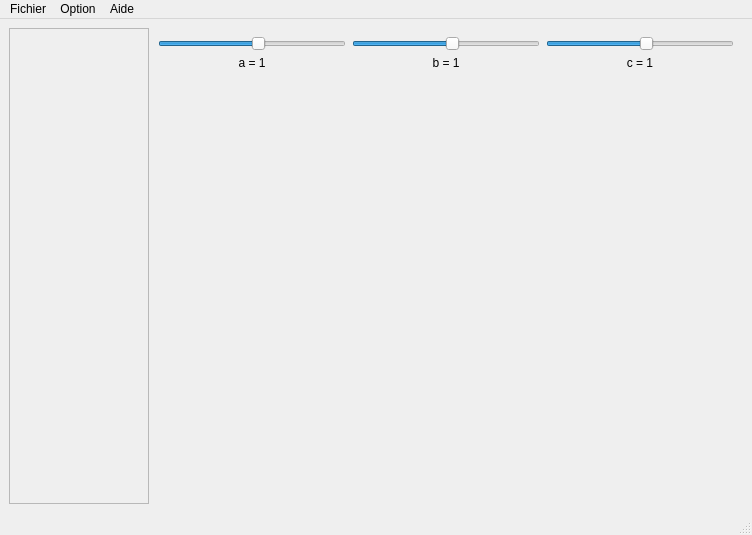
<?xml version="1.0" encoding="UTF-8"?>
<ui version="4.0">
 <class>MainWindow</class>
 <widget class="QMainWindow" name="MainWindow">
  <property name="geometry">
   <rect>
    <x>0</x>
    <y>0</y>
    <width>752</width>
    <height>535</height>
   </rect>
  </property>
  <property name="windowTitle">
   <string>MainWindow</string>
  </property>
  <widget class="QWidget" name="centralwidget">
   <property name="sizePolicy">
    <sizepolicy hsizetype="Expanding" vsizetype="Expanding">
     <horstretch>0</horstretch>
     <verstretch>0</verstretch>
    </sizepolicy>
   </property>
   <layout class="QGridLayout" name="gridLayout_3">
    <item row="0" column="0">
     <layout class="QGridLayout" name="gridLayout">
      <property name="sizeConstraint">
       <enum>QLayout::SetNoConstraint</enum>
      </property>
      <property name="spacing">
       <number>0</number>
      </property>
      <item row="2" column="1">
       <widget class="QWidget" name="var_tab_area" native="true">
        <property name="sizePolicy">
         <sizepolicy hsizetype="Expanding" vsizetype="Expanding">
          <horstretch>0</horstretch>
          <verstretch>0</verstretch>
         </sizepolicy>
        </property>
        <property name="minimumSize">
         <size>
          <width>0</width>
          <height>100</height>
         </size>
        </property>
        <property name="maximumSize">
         <size>
          <width>16777215</width>
          <height>120</height>
         </size>
        </property>
        <layout class="QHBoxLayout" name="horizontalLayout">
         <item>
          <widget class="QFrame" name="tab_var_frame">
           <property name="sizePolicy">
            <sizepolicy hsizetype="Expanding" vsizetype="Expanding">
             <horstretch>0</horstretch>
             <verstretch>0</verstretch>
            </sizepolicy>
           </property>
           <property name="maximumSize">
            <size>
             <width>16777215</width>
             <height>200</height>
            </size>
           </property>
           <property name="frameShape">
            <enum>QFrame::NoFrame</enum>
           </property>
           <property name="frameShadow">
            <enum>QFrame::Raised</enum>
           </property>
          </widget>
         </item>
         <item>
          <widget class="QFrame" name="tab_sign_frame">
           <property name="sizePolicy">
            <sizepolicy hsizetype="Expanding" vsizetype="Expanding">
             <horstretch>0</horstretch>
             <verstretch>0</verstretch>
            </sizepolicy>
           </property>
           <property name="frameShape">
            <enum>QFrame::NoFrame</enum>
           </property>
           <property name="frameShadow">
            <enum>QFrame::Raised</enum>
           </property>
          </widget>
         </item>
        </layout>
       </widget>
      </item>
      <item row="1" column="1">
       <widget class="QWidget" name="plot_area" native="true">
        <property name="enabled">
         <bool>true</bool>
        </property>
        <property name="sizePolicy">
         <sizepolicy hsizetype="Expanding" vsizetype="Expanding">
          <horstretch>0</horstretch>
          <verstretch>0</verstretch>
         </sizepolicy>
        </property>
        <property name="minimumSize">
         <size>
          <width>300</width>
          <height>300</height>
         </size>
        </property>
       </widget>
      </item>
      <item row="0" column="1">
       <widget class="QWidget" name="parameter_area" native="true">
        <property name="sizePolicy">
         <sizepolicy hsizetype="Preferred" vsizetype="Minimum">
          <horstretch>0</horstretch>
          <verstretch>0</verstretch>
         </sizepolicy>
        </property>
        <property name="maximumSize">
         <size>
          <width>16777215</width>
          <height>50</height>
         </size>
        </property>
        <layout class="QGridLayout" name="gridLayout_2">
         <item row="0" column="2">
          <widget class="QSlider" name="c_slider">
           <property name="minimum">
            <number>-22</number>
           </property>
           <property name="maximum">
            <number>21</number>
           </property>
           <property name="value">
            <number>1</number>
           </property>
           <property name="orientation">
            <enum>Qt::Horizontal</enum>
           </property>
          </widget>
         </item>
         <item row="0" column="1">
          <widget class="QSlider" name="b_slider">
           <property name="minimum">
            <number>-22</number>
           </property>
           <property name="maximum">
            <number>21</number>
           </property>
           <property name="value">
            <number>1</number>
           </property>
           <property name="orientation">
            <enum>Qt::Horizontal</enum>
           </property>
          </widget>
         </item>
         <item row="0" column="0">
          <widget class="QSlider" name="a_slider">
           <property name="minimum">
            <number>-22</number>
           </property>
           <property name="maximum">
            <number>21</number>
           </property>
           <property name="value">
            <number>1</number>
           </property>
           <property name="orientation">
            <enum>Qt::Horizontal</enum>
           </property>
          </widget>
         </item>
         <item row="1" column="0">
          <widget class="QLabel" name="a_label">
           <property name="text">
            <string>a = 1</string>
           </property>
           <property name="alignment">
            <set>Qt::AlignCenter</set>
           </property>
          </widget>
         </item>
         <item row="1" column="1">
          <widget class="QLabel" name="b_label">
           <property name="text">
            <string>b = 1</string>
           </property>
           <property name="alignment">
            <set>Qt::AlignCenter</set>
           </property>
          </widget>
         </item>
         <item row="1" column="2">
          <widget class="QLabel" name="c_label">
           <property name="text">
            <string>c = 1</string>
           </property>
           <property name="alignment">
            <set>Qt::AlignCenter</set>
           </property>
          </widget>
         </item>
        </layout>
       </widget>
      </item>
      <item row="0" column="0" rowspan="3">
       <widget class="QScrollArea" name="scrollArea">
        <property name="sizePolicy">
         <sizepolicy hsizetype="Fixed" vsizetype="Expanding">
          <horstretch>0</horstretch>
          <verstretch>0</verstretch>
         </sizepolicy>
        </property>
        <property name="minimumSize">
         <size>
          <width>140</width>
          <height>0</height>
         </size>
        </property>
        <property name="maximumSize">
         <size>
          <width>140</width>
          <height>16777215</height>
         </size>
        </property>
        <property name="widgetResizable">
         <bool>true</bool>
        </property>
        <widget class="QWidget" name="scrollAreaWidgetContents">
         <property name="geometry">
          <rect>
           <x>0</x>
           <y>0</y>
           <width>136</width>
           <height>468</height>
          </rect>
         </property>
         <layout class="QVBoxLayout" name="verticalLayout">
          <item>
           <widget class="QFrame" name="fonction_list_frame">
            <property name="sizePolicy">
             <sizepolicy hsizetype="Preferred" vsizetype="Minimum">
              <horstretch>0</horstretch>
              <verstretch>0</verstretch>
             </sizepolicy>
            </property>
            <property name="frameShape">
             <enum>QFrame::StyledPanel</enum>
            </property>
            <property name="frameShadow">
             <enum>QFrame::Raised</enum>
            </property>
           </widget>
          </item>
          <item>
           <spacer name="verticalSpacer">
            <property name="orientation">
             <enum>Qt::Vertical</enum>
            </property>
            <property name="sizeHint" stdset="0">
             <size>
              <width>20</width>
              <height>40</height>
             </size>
            </property>
           </spacer>
          </item>
         </layout>
        </widget>
       </widget>
      </item>
     </layout>
    </item>
   </layout>
  </widget>
  <widget class="QMenuBar" name="menubar">
   <property name="geometry">
    <rect>
     <x>0</x>
     <y>0</y>
     <width>752</width>
     <height>30</height>
    </rect>
   </property>
   <widget class="QMenu" name="menuFichier">
    <property name="title">
     <string>Fichier</string>
    </property>
    <addaction name="actionQuitter"/>
   </widget>
   <widget class="QMenu" name="menuAide">
    <property name="title">
     <string>Aide</string>
    </property>
    <addaction name="actionA_propos"/>
   </widget>
   <widget class="QMenu" name="menuOption">
    <property name="title">
     <string>Option</string>
    </property>
    <addaction name="actionFrameRate"/>
    <addaction name="actionTaille4Trace"/>
   </widget>
   <addaction name="menuFichier"/>
   <addaction name="menuOption"/>
   <addaction name="menuAide"/>
  </widget>
  <widget class="QStatusBar" name="statusbar"/>
  <action name="actionQuitter">
   <property name="text">
    <string>Quitter</string>
   </property>
   <property name="menuRole">
    <enum>QAction::QuitRole</enum>
   </property>
  </action>
  <action name="actionA_propos">
   <property name="text">
    <string>A propos</string>
   </property>
  </action>
  <action name="actionFrameRate">
   <property name="text">
    <string>FrameRate</string>
   </property>
  </action>
  <action name="actionTaille4Trace">
   <property name="text">
    <string>TailleTrace</string>
   </property>
  </action>
 </widget>
 <resources/>
 <connections/>
</ui>
